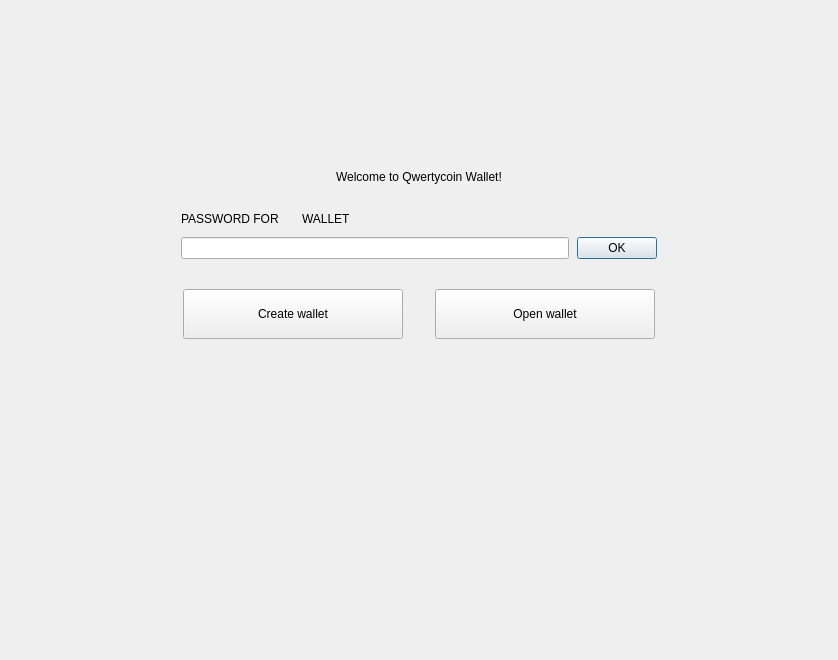
<?xml version="1.0" encoding="UTF-8"?>
<ui version="4.0">
 <class>NoWalletFrame</class>
 <widget class="QFrame" name="NoWalletFrame">
  <property name="geometry">
   <rect>
    <x>0</x>
    <y>0</y>
    <width>838</width>
    <height>660</height>
   </rect>
  </property>
  <property name="windowTitle">
   <string>Frame</string>
  </property>
  <property name="frameShape">
   <enum>QFrame::NoFrame</enum>
  </property>
  <property name="frameShadow">
   <enum>QFrame::Raised</enum>
  </property>
  <layout class="QVBoxLayout" name="verticalLayout">
   <property name="spacing">
    <number>0</number>
   </property>
   <property name="leftMargin">
    <number>0</number>
   </property>
   <property name="topMargin">
    <number>0</number>
   </property>
   <property name="rightMargin">
    <number>0</number>
   </property>
   <property name="bottomMargin">
    <number>0</number>
   </property>
   <item>
    <spacer name="verticalSpacer">
     <property name="orientation">
      <enum>Qt::Vertical</enum>
     </property>
     <property name="sizeType">
      <enum>QSizePolicy::Fixed</enum>
     </property>
     <property name="sizeHint" stdset="0">
      <size>
       <width>20</width>
       <height>170</height>
      </size>
     </property>
    </spacer>
   </item>
   <item alignment="Qt::AlignHCenter">
    <widget class="WalletGui::WalletHeaderLabel" name="m_welcomeLabel">
     <property name="text">
      <string>Welcome to Qwertycoin Wallet!</string>
     </property>
    </widget>
   </item>
   <item>
    <spacer name="verticalSpacer_4">
     <property name="orientation">
      <enum>Qt::Vertical</enum>
     </property>
     <property name="sizeType">
      <enum>QSizePolicy::Fixed</enum>
     </property>
     <property name="sizeHint" stdset="0">
      <size>
       <width>20</width>
       <height>25</height>
      </size>
     </property>
    </spacer>
   </item>
   <item alignment="Qt::AlignHCenter">
    <widget class="QFrame" name="m_passwordFrame">
     <property name="minimumSize">
      <size>
       <width>476</width>
       <height>0</height>
      </size>
     </property>
     <property name="maximumSize">
      <size>
       <width>338</width>
       <height>16777215</height>
      </size>
     </property>
     <property name="frameShape">
      <enum>QFrame::NoFrame</enum>
     </property>
     <property name="frameShadow">
      <enum>QFrame::Raised</enum>
     </property>
     <layout class="QVBoxLayout" name="verticalLayout_2">
      <property name="spacing">
       <number>8</number>
      </property>
      <property name="leftMargin">
       <number>0</number>
      </property>
      <property name="topMargin">
       <number>0</number>
      </property>
      <property name="rightMargin">
       <number>0</number>
      </property>
      <property name="bottomMargin">
       <number>0</number>
      </property>
      <item>
       <layout class="QHBoxLayout" name="horizontalLayout_4">
        <item>
         <widget class="QLabel" name="m_passwordTextLabel">
          <property name="sizePolicy">
           <sizepolicy hsizetype="Maximum" vsizetype="Preferred">
            <horstretch>0</horstretch>
            <verstretch>0</verstretch>
           </sizepolicy>
          </property>
          <property name="styleSheet">
           <string notr="true">[errorState=&quot;true&quot;] {
  color: #ef3131;
}</string>
          </property>
          <property name="text">
           <string>PASSWORD FOR</string>
          </property>
         </widget>
        </item>
        <item>
         <widget class="QLabel" name="m_walletNameLabel">
          <property name="text">
           <string/>
          </property>
         </widget>
        </item>
        <item>
         <widget class="QLabel" name="m_walletTextLabel">
          <property name="text">
           <string>WALLET</string>
          </property>
         </widget>
        </item>
        <item>
         <spacer name="horizontalSpacer_4">
          <property name="orientation">
           <enum>Qt::Horizontal</enum>
          </property>
          <property name="sizeHint" stdset="0">
           <size>
            <width>40</width>
            <height>20</height>
           </size>
          </property>
         </spacer>
        </item>
       </layout>
      </item>
      <item>
       <layout class="QHBoxLayout" name="horizontalLayout_5">
        <item>
         <widget class="QLineEdit" name="m_passwordEdit">
          <property name="sizePolicy">
           <sizepolicy hsizetype="Expanding" vsizetype="Fixed">
            <horstretch>0</horstretch>
            <verstretch>0</verstretch>
           </sizepolicy>
          </property>
          <property name="styleSheet">
           <string notr="true">[errorState=&quot;true&quot;] {
  border-color: #ef3131;
}</string>
          </property>
          <property name="echoMode">
           <enum>QLineEdit::Password</enum>
          </property>
         </widget>
        </item>
        <item>
         <widget class="WalletGui::WalletOkButton" name="m_okButton">
          <property name="enabled">
           <bool>true</bool>
          </property>
          <property name="text">
           <string>OK</string>
          </property>
          <property name="default">
           <bool>true</bool>
          </property>
         </widget>
        </item>
       </layout>
      </item>
     </layout>
    </widget>
   </item>
   <item>
    <spacer name="verticalSpacer_2">
     <property name="orientation">
      <enum>Qt::Vertical</enum>
     </property>
     <property name="sizeType">
      <enum>QSizePolicy::Fixed</enum>
     </property>
     <property name="sizeHint" stdset="0">
      <size>
       <width>20</width>
       <height>30</height>
      </size>
     </property>
    </spacer>
   </item>
   <item>
    <layout class="QHBoxLayout" name="horizontalLayout">
     <property name="spacing">
      <number>0</number>
     </property>
     <item>
      <spacer name="horizontalSpacer_2">
       <property name="orientation">
        <enum>Qt::Horizontal</enum>
       </property>
       <property name="sizeHint" stdset="0">
        <size>
         <width>40</width>
         <height>20</height>
        </size>
       </property>
      </spacer>
     </item>
     <item>
      <widget class="WalletGui::WalletLargeBlueButton" name="m_createWalletButton">
       <property name="sizePolicy">
        <sizepolicy hsizetype="Fixed" vsizetype="Fixed">
         <horstretch>0</horstretch>
         <verstretch>0</verstretch>
        </sizepolicy>
       </property>
       <property name="minimumSize">
        <size>
         <width>220</width>
         <height>50</height>
        </size>
       </property>
       <property name="maximumSize">
        <size>
         <width>220</width>
         <height>50</height>
        </size>
       </property>
       <property name="text">
        <string>Create wallet</string>
       </property>
      </widget>
     </item>
     <item>
      <spacer name="horizontalSpacer">
       <property name="orientation">
        <enum>Qt::Horizontal</enum>
       </property>
       <property name="sizeType">
        <enum>QSizePolicy::Fixed</enum>
       </property>
       <property name="sizeHint" stdset="0">
        <size>
         <width>32</width>
         <height>20</height>
        </size>
       </property>
      </spacer>
     </item>
     <item>
      <widget class="WalletGui::WalletLargeBlueButton" name="m_openWalletButton">
       <property name="sizePolicy">
        <sizepolicy hsizetype="Fixed" vsizetype="Fixed">
         <horstretch>0</horstretch>
         <verstretch>0</verstretch>
        </sizepolicy>
       </property>
       <property name="minimumSize">
        <size>
         <width>220</width>
         <height>50</height>
        </size>
       </property>
       <property name="maximumSize">
        <size>
         <width>220</width>
         <height>50</height>
        </size>
       </property>
       <property name="text">
        <string>Open wallet</string>
       </property>
      </widget>
     </item>
     <item>
      <spacer name="horizontalSpacer_3">
       <property name="orientation">
        <enum>Qt::Horizontal</enum>
       </property>
       <property name="sizeHint" stdset="0">
        <size>
         <width>40</width>
         <height>20</height>
        </size>
       </property>
      </spacer>
     </item>
    </layout>
   </item>
   <item>
    <spacer name="verticalSpacer_3">
     <property name="orientation">
      <enum>Qt::Vertical</enum>
     </property>
     <property name="sizeHint" stdset="0">
      <size>
       <width>20</width>
       <height>376</height>
      </size>
     </property>
    </spacer>
   </item>
  </layout>
 </widget>
 <customwidgets>
  <customwidget>
   <class>WalletGui::WalletOkButton</class>
   <extends>QPushButton</extends>
   <header>Gui/Common/WalletOkButton.h</header>
  </customwidget>
  <customwidget>
   <class>WalletGui::WalletHeaderLabel</class>
   <extends>QLabel</extends>
   <header>Gui/Common/WalletTextLabel.h</header>
  </customwidget>
  <customwidget>
   <class>WalletGui::WalletLargeBlueButton</class>
   <extends>QPushButton</extends>
   <header>Gui/Common/WalletBlueButton.h</header>
  </customwidget>
 </customwidgets>
 <resources/>
 <connections>
  <connection>
   <sender>m_okButton</sender>
   <signal>clicked()</signal>
   <receiver>NoWalletFrame</receiver>
   <slot>okClicked()</slot>
   <hints>
    <hint type="sourcelabel">
     <x>498</x>
     <y>266</y>
    </hint>
    <hint type="destinationlabel">
     <x>418</x>
     <y>329</y>
    </hint>
   </hints>
  </connection>
  <connection>
   <sender>m_passwordEdit</sender>
   <signal>textChanged(QString)</signal>
   <receiver>NoWalletFrame</receiver>
   <slot>passwordChanged(QString)</slot>
   <hints>
    <hint type="sourcelabel">
     <x>374</x>
     <y>265</y>
    </hint>
    <hint type="destinationlabel">
     <x>418</x>
     <y>329</y>
    </hint>
   </hints>
  </connection>
  <connection>
   <sender>m_passwordEdit</sender>
   <signal>returnPressed()</signal>
   <receiver>m_okButton</receiver>
   <slot>click()</slot>
   <hints>
    <hint type="sourcelabel">
     <x>374</x>
     <y>265</y>
    </hint>
    <hint type="destinationlabel">
     <x>616</x>
     <y>256</y>
    </hint>
   </hints>
  </connection>
 </connections>
 <slots>
  <signal>createWalletClickedSignal()</signal>
  <signal>openWalletClickedSignal()</signal>
  <slot>okClicked()</slot>
  <slot>passwordChanged(QString)</slot>
 </slots>
</ui>
